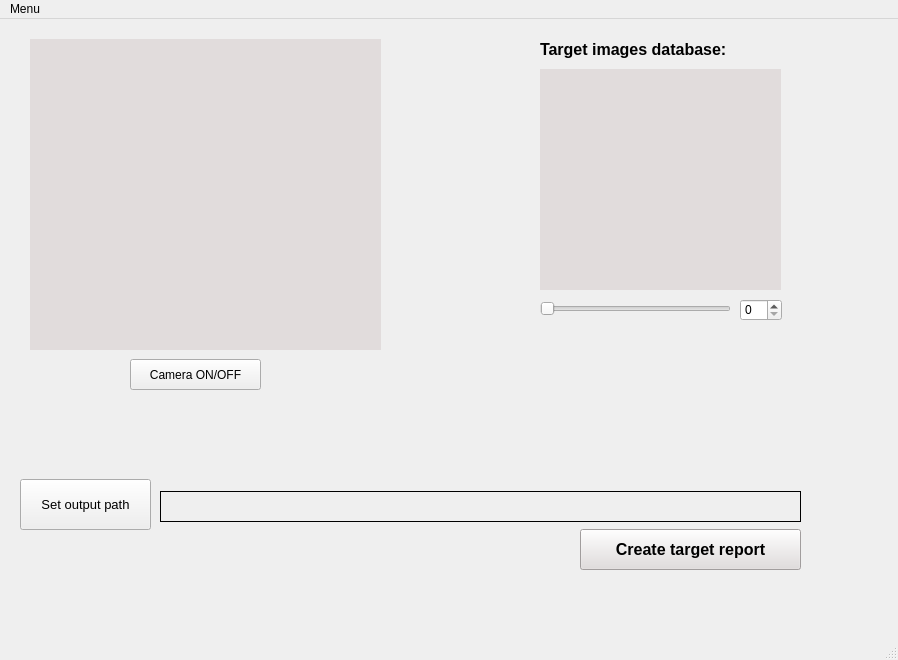
<?xml version="1.0" encoding="UTF-8"?>
<ui version="4.0">
 <class>MainWindow</class>
 <widget class="QMainWindow" name="MainWindow">
  <property name="geometry">
   <rect>
    <x>0</x>
    <y>0</y>
    <width>898</width>
    <height>660</height>
   </rect>
  </property>
  <property name="windowTitle">
   <string>Suspect detector</string>
  </property>
  <widget class="QWidget" name="centralwidget">
   <widget class="QPushButton" name="TurnCameraButton">
    <property name="geometry">
     <rect>
      <x>130</x>
      <y>340</y>
      <width>131</width>
      <height>31</height>
     </rect>
    </property>
    <property name="text">
     <string>Camera ON/OFF</string>
    </property>
   </widget>
   <widget class="QLabel" name="TargetImagesLabel">
    <property name="geometry">
     <rect>
      <x>540</x>
      <y>15</y>
      <width>251</width>
      <height>31</height>
     </rect>
    </property>
    <property name="font">
     <font>
      <family>Arial</family>
      <pointsize>12</pointsize>
      <weight>75</weight>
      <bold>true</bold>
     </font>
    </property>
    <property name="text">
     <string>Target images database:</string>
    </property>
   </widget>
   <widget class="QSlider" name="horizontalSlider">
    <property name="geometry">
     <rect>
      <x>540</x>
      <y>280</y>
      <width>191</width>
      <height>20</height>
     </rect>
    </property>
    <property name="orientation">
     <enum>Qt::Horizontal</enum>
    </property>
   </widget>
   <widget class="QSpinBox" name="spinBox">
    <property name="geometry">
     <rect>
      <x>740</x>
      <y>280</y>
      <width>42</width>
      <height>22</height>
     </rect>
    </property>
   </widget>
   <widget class="QPushButton" name="CreateReportButton">
    <property name="geometry">
     <rect>
      <x>580</x>
      <y>510</y>
      <width>221</width>
      <height>41</height>
     </rect>
    </property>
    <property name="font">
     <font>
      <pointsize>12</pointsize>
      <weight>75</weight>
      <bold>true</bold>
     </font>
    </property>
    <property name="styleSheet">
     <string notr="true">background-color: rgb(225,220,220);</string>
    </property>
    <property name="text">
     <string>Create target report</string>
    </property>
   </widget>
   <widget class="QLabel" name="ExportPathLabel">
    <property name="geometry">
     <rect>
      <x>160</x>
      <y>472</y>
      <width>641</width>
      <height>31</height>
     </rect>
    </property>
    <property name="frameShape">
     <enum>QFrame::Panel</enum>
    </property>
    <property name="text">
     <string/>
    </property>
   </widget>
   <widget class="QPushButton" name="SetExportPathButton">
    <property name="geometry">
     <rect>
      <x>20</x>
      <y>460</y>
      <width>131</width>
      <height>51</height>
     </rect>
    </property>
    <property name="font">
     <font>
      <pointsize>10</pointsize>
     </font>
    </property>
    <property name="text">
     <string>Set output path</string>
    </property>
   </widget>
   <widget class="QLabel" name="MainVideo">
    <property name="geometry">
     <rect>
      <x>30</x>
      <y>20</y>
      <width>351</width>
      <height>311</height>
     </rect>
    </property>
    <property name="styleSheet">
     <string notr="true">background-color: rgb(225,220,220);</string>
    </property>
    <property name="text">
     <string/>
    </property>
   </widget>
   <widget class="QLabel" name="MainVideo_2">
    <property name="geometry">
     <rect>
      <x>540</x>
      <y>50</y>
      <width>241</width>
      <height>221</height>
     </rect>
    </property>
    <property name="styleSheet">
     <string notr="true">background-color: rgb(225,220,220);</string>
    </property>
    <property name="text">
     <string/>
    </property>
   </widget>
  </widget>
  <widget class="QMenuBar" name="menubar">
   <property name="geometry">
    <rect>
     <x>0</x>
     <y>0</y>
     <width>898</width>
     <height>26</height>
    </rect>
   </property>
   <widget class="QMenu" name="menuMenu">
    <property name="title">
     <string>Menu</string>
    </property>
    <addaction name="actionLoad_target_images"/>
    <addaction name="actionPolicy"/>
   </widget>
   <addaction name="menuMenu"/>
  </widget>
  <widget class="QStatusBar" name="statusbar"/>
  <action name="actionLoad_target_images">
   <property name="text">
    <string>Load target images</string>
   </property>
  </action>
  <action name="actionPolicy">
   <property name="text">
    <string>Policy</string>
   </property>
  </action>
 </widget>
 <resources/>
 <connections/>
</ui>
